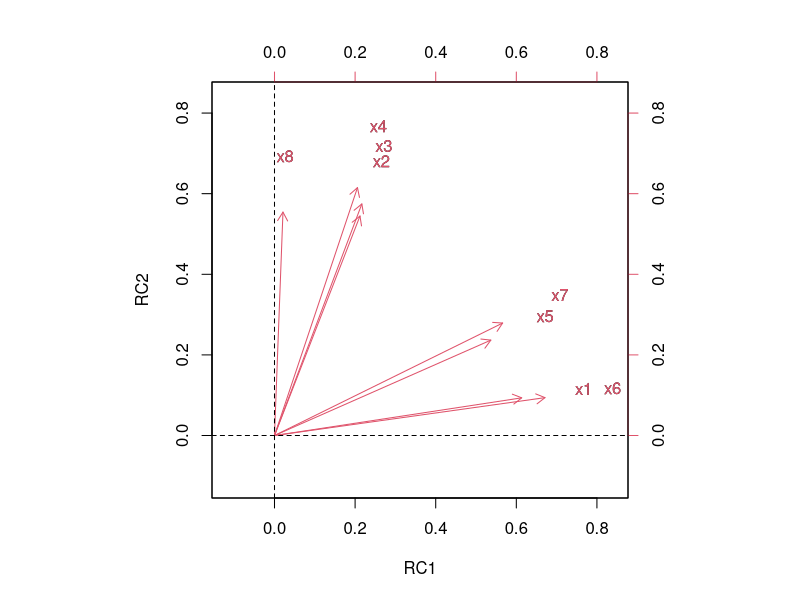
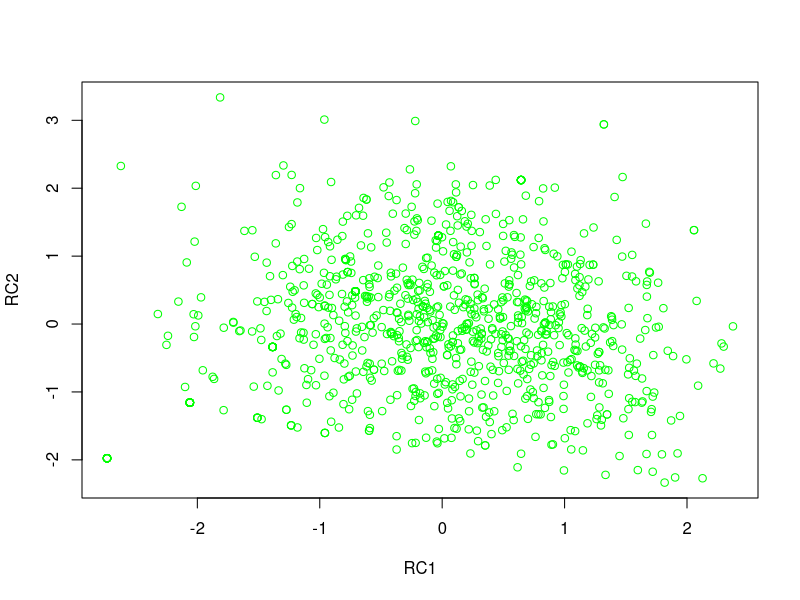
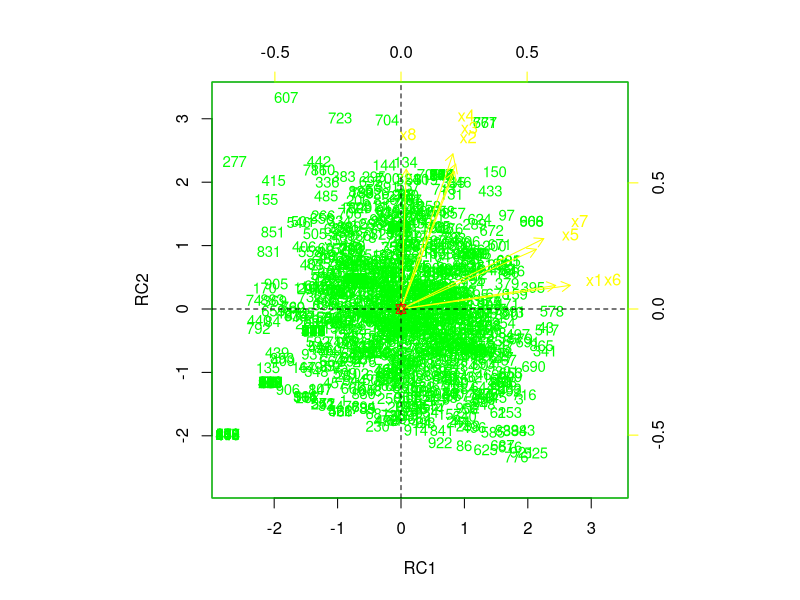
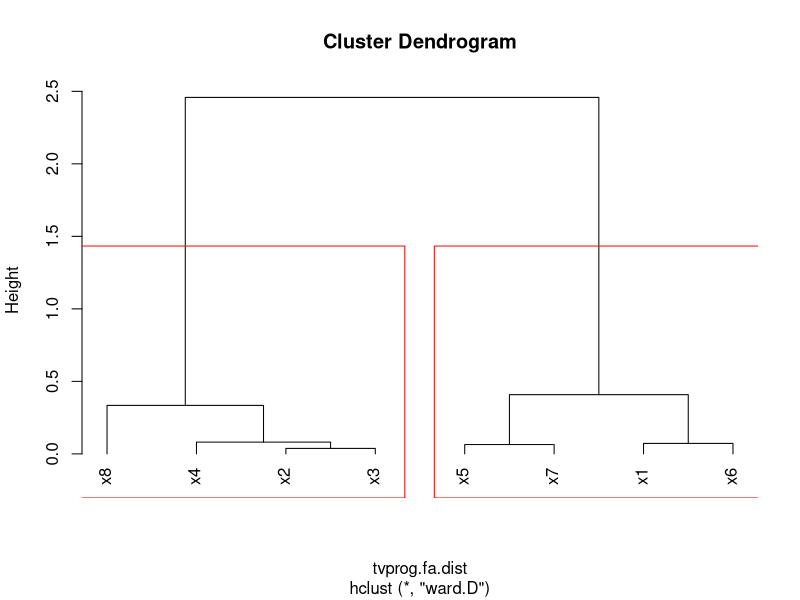
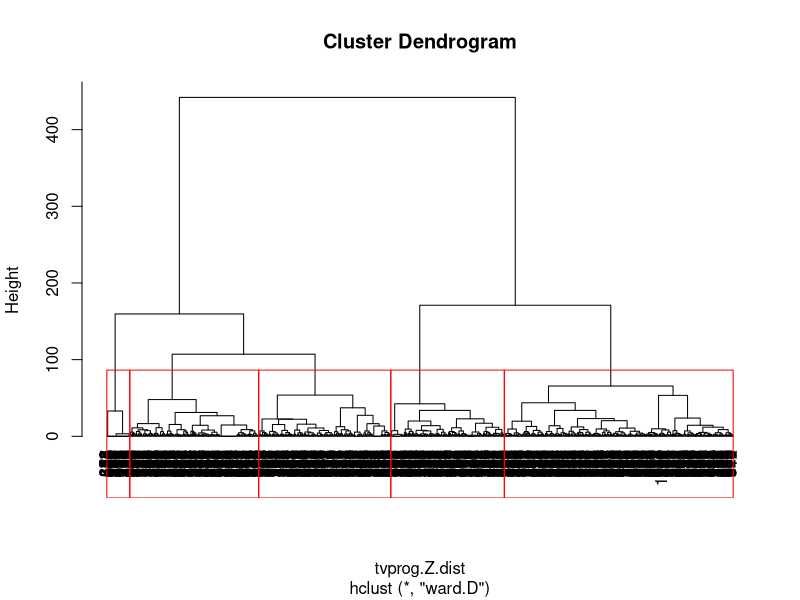
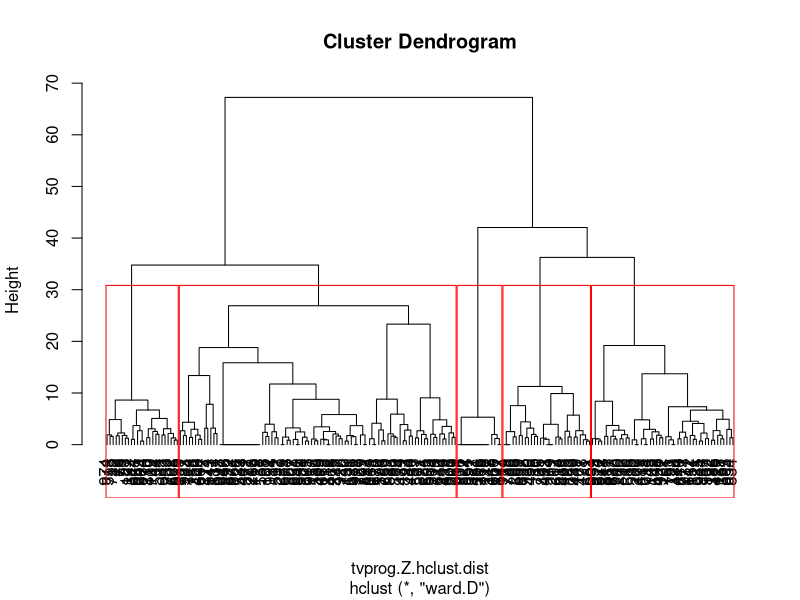
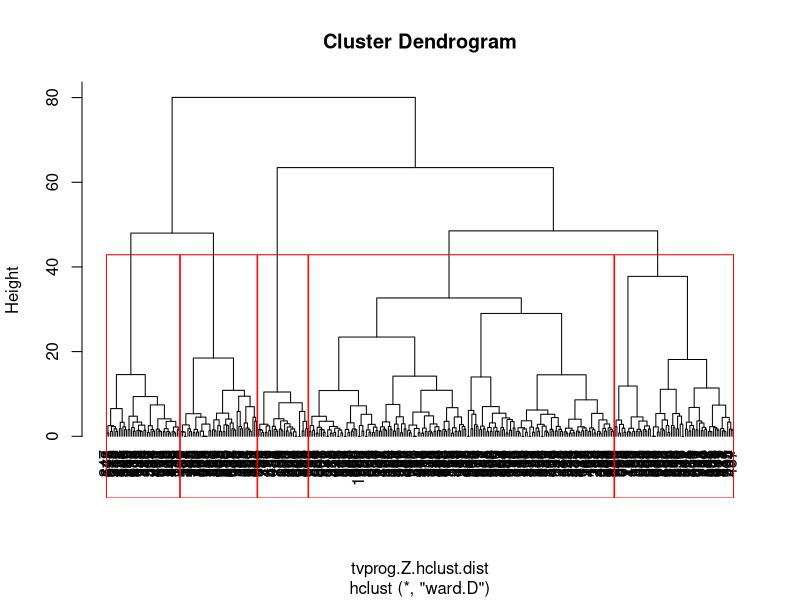
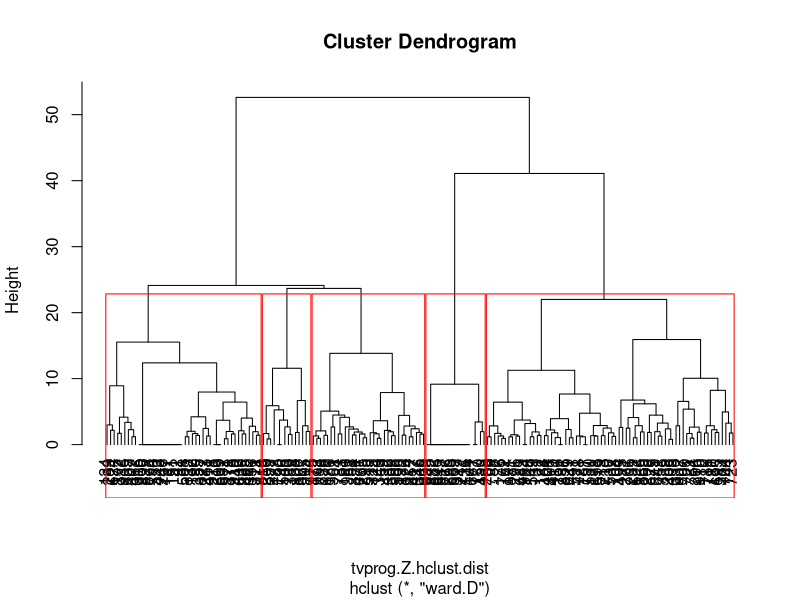

The R source for these figures, in order:
tvprog <- read.csv(file = 'practcing_R_analysis/data_files/tvprog.csv',
                   header = TRUE)
tvprog <- na.omit(tvprog)

tvprog.X <- na.omit(tvprog[2:9])

# 인자적재 플롯
library(psych)
tvprog.fa <- principal(tvprog.X, cor ="cor", nfactors = 2, rotate = "varimax" )
print(tvprog.fa, sort = TRUE, digits = 5) # 인자적재값 출력
biplot(x=tvprog.fa$loadings[,c(1,2)], y=tvprog.fa$loadings[,c(1,2)],
       xlabs = colnames(tvprog.X), ylabs = colnames(tvprog.X))
abline(h=0, v=0, lty=2)

# 인자점수
tvprog.Z <- as.data.frame(scale(tvprog.X, center = TRUE, scale = TRUE)) # 인자점수계수행렬
tvprog.Z.fscore <- cbind(tvprog.Z, tvprog.fa$scores) # 인자점수
print(head(tvprog.Z.fscore, digits = 3))

tvprog.Z.fscore_gender <- cbind(tvprog.Z.fscore, tvprog$gender)
tvprog.Z.fscore_age <- cbind(tvprog.Z.fscore, tvprog$age)
tvprog.Z.fscore_married <- cbind(tvprog.Z.fscore, tvprog$married)
tvprog.Z.fscore_house <- cbind(tvprog.Z.fscore, tvprog$house)
tvprog.Z.fscore_job <- cbind(tvprog.Z.fscore, tvprog$job)
library(plyr)

aggregate(tvprog.Z.fscore_gender[1:10], by = list(tvprog.Z.fscore_gender$`tvprog$gender`),
          mean)
aggregate(tvprog.Z.fscore_age[1:10], by = list(tvprog.Z.fscore_age$`tvprog$age`),
          mean)
aggregate(tvprog.Z.fscore_married[1:10], by = list(tvprog.Z.fscore_married$`tvprog$married`),
          mean)
aggregate(tvprog.Z.fscore_house[1:10], by = list(tvprog.Z.fscore_house$`tvprog$house`),
          mean)
aggregate(tvprog.Z.fscore_job[1:10], by = list(tvprog.Z.fscore_job$`tvprog$job`),
          mean)

# 인자적재와 인자점수의 평균을 함꼐 표현한 행렬도
xcodin <- tvprog.fa$scores
ycodin <- tvprog.fa$loadings
plot(xcodin, col = 'green')
# biplot(tvprog.X.pm, col = c('green', 'yellow'))
biplot(x=xcodin, y=ycodin, col = c("green", "yellow"), cex = c(0.9, 1),
       xlabs = rownames(tvprog.X), ylabs = colnames(tvprog.X))
abline(h=0, v=0, lty=2)
points(x=mean(tvprog.Z.fscore$RC1), y= mean(tvprog.Z.fscore$RC2), pch=11, col = "red")

# 인자의 설명분산에 대한 군집분석:(x1~x8)
tvprog.fa.dist <- dist(tvprog.fa$loadings, method = "euclidian")
tvprog.fa.hclust <- hclust(tvprog.fa.dist, method = "ward.D")
plot(tvprog.fa.hclust, hang = -1)
rect.hclust(tvprog.fa.hclust, k=2, border = "red")

# raw data에 대한 군집분석
tvprog.Z.dist <- dist(tvprog.Z, method = "euclidian")
tvprog.Z.hclust <- hclust(tvprog.Z.dist, method = "ward.D")
plot(tvprog.Z.hclust, labels = tvprog$ID, hang = -1)
rect.hclust(tvprog.Z.hclust, k=5, border = "red")

hcluster <- cutree(tvprog.Z.hclust, k=5)
tvprog.X.hclust<- data.frame(tvprog.X, hcluster)
head(tvprog.X.hclust, n=10)


# Define the number of clusters
num_clusters <- 5

# Create an empty list to store the hierarchical clustering results
hclust_results <- list()

# Loop through each cluster
for (i in 1:num_clusters) {
  # Subset the data for the current cluster
  tvprog.X.hclust <- subset(tvprog.X, hcluster==i)

  # Scale the data
  tvprog.Z.hclust <- scale(tvprog.X.hclust[-1], center = TRUE, scale = TRUE)

  # Compute distance matrix
  tvprog.Z.hclust.dist <- dist(tvprog.Z.hclust, method = "euclidean")

  # Perform hierarchical clustering
  tvprog.Z.hclust.hclust <- hclust(tvprog.Z.hclust.dist, method = "ward.D")

  # Store the hierarchical clustering result in the list
  hclust_results[[i]] <- tvprog.Z.hclust.hclust

  # Plot the dendrogram with labels
  plot(tvprog.Z.hclust.hclust, labels = tvprog.X.hclust$ID, hang = -1)

  # Add rectangles to the plot
  rect.hclust(tvprog.Z.hclust.hclust, k=5, border = "red")
}

